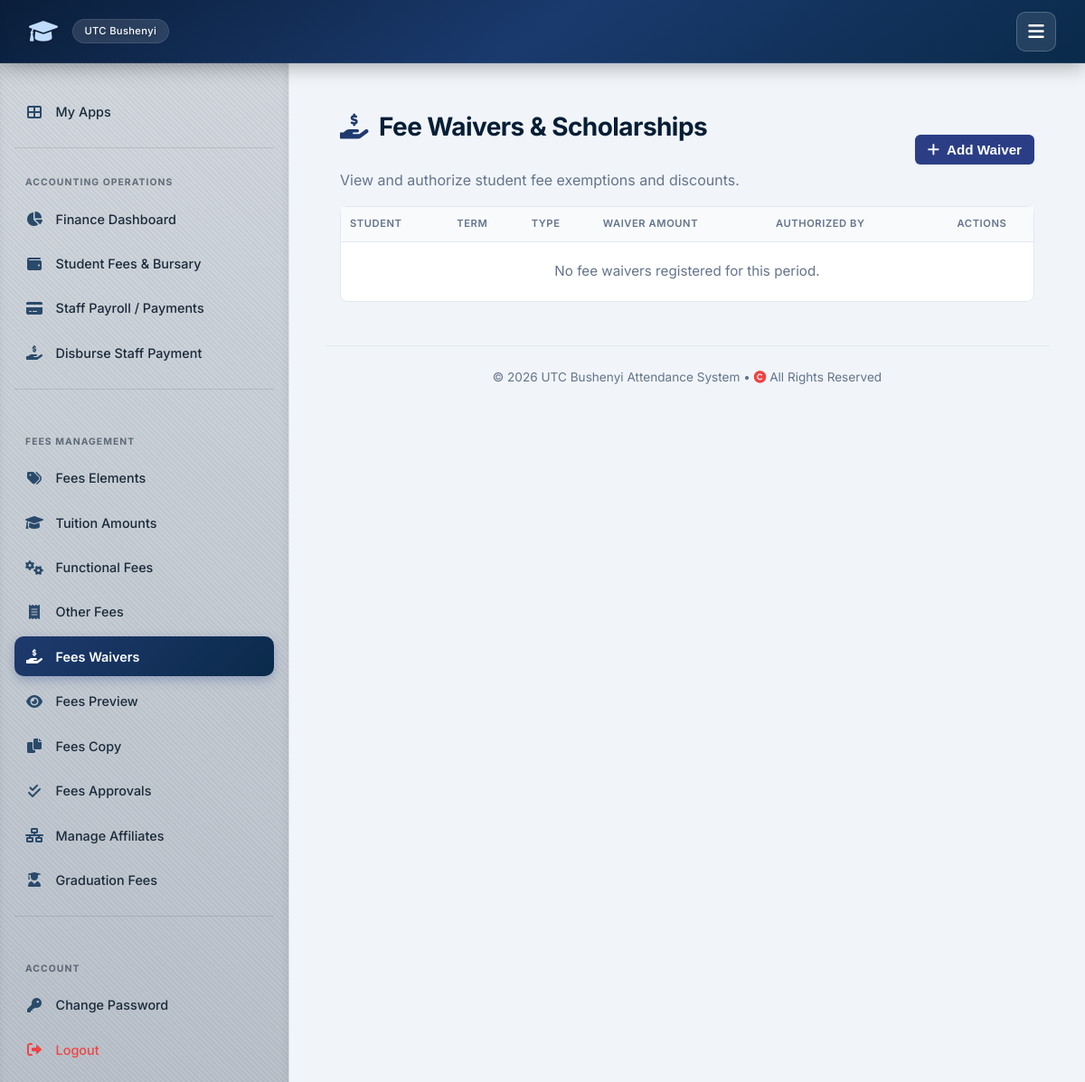
/fees/waivers/ (signed in), run on an earlier commit of the app's database.
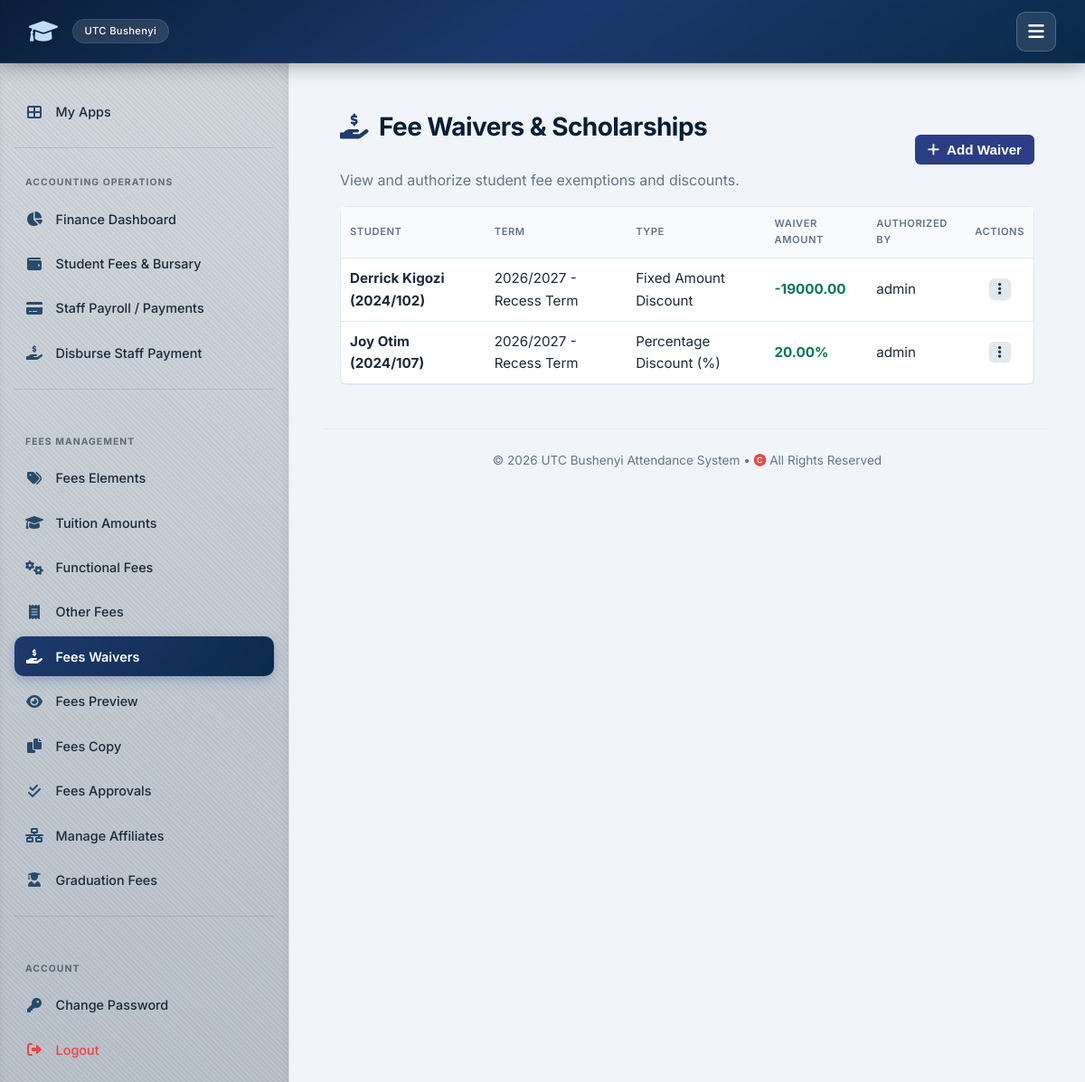
And on a later commit of the database.
### attendance/models.py (models this page shows, shortened)
class FeeWaiver(models.Model):
    WAIVER_TYPES = [
        ('PERCENTAGE', 'Percentage Discount (%)'),
        ('FIXED', 'Fixed Amount Discount'),
    ]
    student = models.ForeignKey(StudentProfile, on_delete=models.CASCADE, related_name='waivers')
    term = models.ForeignKey(AcademicTerm, on_delete=models.CASCADE, related_name='waivers')
    waiver_type = models.CharField(max_length=20, choices=WAIVER_TYPES, default='PERCENTAGE')
    value = models.DecimalField(max_digits=10, decimal_places=2, help_text="Discount percentage or exact amount")
    reason = models.TextField()
    approved_by = models.ForeignKey(User, on_delete=models.SET_NULL, null=True, limit_choices_to={'role__in': ['ADMIN', 'ACCOUNTANT']})
    date_granted = models.DateTimeField(auto_now_add=True)

class StudentProfile(models.Model):
    reg_number = models.CharField(max_length=50, primary_key=True)
    user = models.OneToOneField(User, on_delete=models.CASCADE, related_name='student_profile')
    name = models.CharField(max_length=255)
    course = models.ForeignKey(Course, on_delete=models.CASCADE, related_name='students')
    stream = models.ForeignKey(Stream, on_delete=models.CASCADE, related_name='students')

class AcademicTerm(models.Model):
    TERM_CHOICES = [
        ('TERM_1', 'Term 1'),
        ('TERM_2', 'Term 2'),
        ('TERM_3', 'Term 3'),
        ('RECESS', 'Recess Term'),
    ]
    academic_year = models.CharField(max_length=9, help_text="E.g., 2025/2026")
    term = models.CharField(max_length=10, choices=TERM_CHOICES)
    start_date = models.DateField()
    end_date = models.DateField()
    is_current = models.BooleanField(default=False)
    class Meta:
        unique_together = ('academic_year', 'term')
        verbose_name = "Academic Term"

class User(AbstractUser):
    IS_ADMIN = 'ADMIN'
    IS_TEACHER = 'TEACHER'
    IS_STUDENT = 'STUDENT'
    IS_WARDEN = 'WARDEN'
    IS_LIBRARIAN = 'LIBRARIAN'
    IS_ACCOUNTANT = 'ACCOUNTANT'
    IS_REGISTRAR = 'REGISTRAR'
    IS_PARENT = 'PARENT'
    ROLE_CHOICES = [
        (IS_ADMIN, 'Admin'),
        (IS_TEACHER, 'Teacher/Lecturer'),
        (IS_STUDENT, 'Student'),
        (IS_WARDEN, 'Warden'),
        (IS_LIBRARIAN, 'Librarian'),
        (IS_ACCOUNTANT, 'Accountant'),
        (IS_REGISTRAR, 'Academic Registrar'),
        (IS_PARENT, 'Parent'),
    ]
    role = models.CharField(max_length=15, choices=ROLE_CHOICES, default=IS_STUDENT)

### attendance/views_admin.py (the view, shortened to what this page needs)
# urls.py: path('fees/waivers/', views_admin.fees_waivers, name='fees_waivers'),
@login_required
def fees_waivers(request):
    waivers = FeeWaiver.objects.select_related('student', 'term', 'approved_by').all()
    students = StudentProfile.objects.all()
    terms = AcademicTerm.objects.all()
    return render(request, 'attendance/fees_waivers.html', {
        'waivers': waivers,
        'students': students,
        'terms': terms,
        'active_tab': 'waivers'
    })

### templates/attendance/fees_waivers.html (shortened to what this page needs)
{% extends 'attendance/base.html' %}
{% block content %}
{% block sidebar %}
{% include "attendance/sidebar.html" %}
{% endblock %}
<div style="display: flex; gap: 1.5rem;">
    <div style="flex: 1; padding: 1rem;">
        <div style="display: flex; justify-content: space-between; align-items: center;">
            <div>
                <h2><i class="fas fa-hand-holding-usd"></i> Fee Waivers & Scholarships</h2>
                <p style="color: var(--text-muted, #64748b);">View and authorize student fee exemptions and discounts.</p>
            </div>
            <button class="btn btn-primary" onclick="openModal('addWaiverModal')">
                <i class="fas fa-plus"></i> Add Waiver
            </button>
        </div>
        <div style="background: #ffffff; border: 1px solid var(--border, #e2e8f0); border-radius: 8px; overflow: visible; margin-top: 1rem;">
            <table style="width: 100%; border-collapse: collapse;">
                <thead>
                    <tr style="background: #2b3e85; color: white; text-align: left;">
                        <th style="padding: 10px;">Student</th>
                        <th style="padding: 10px;">Term</th>
                        <th style="padding: 10px;">Type</th>
                        <th style="padding: 10px;">Waiver Amount</th>
                        <th style="padding: 10px;">Authorized By</th>
                        <th style="padding: 10px; text-align: center;">Actions</th>
                    </tr>
                </thead>
                <tbody>
                    {% for w in waivers %}
                    <tr style="border-bottom: 1px solid #e2e8f0;">
                        <td style="padding: 10px; font-weight: bold;">{{ w.student.name }} ({{ w.student.reg_number }})</td>
                        <td style="padding: 10px;">{{ w.term.academic_year }} - {{ w.term.get_term_display }}</td>
                        <td style="padding: 10px;">{{ w.get_waiver_type_display }}</td>
                        <td style="padding: 10px; color: #047857; font-weight: bold;">
                            {% if w.waiver_type == 'PERCENTAGE' %}{{ w.value }}%{% else %}-{{ w.value }}{% endif %}
                        </td>
                        <td style="padding: 10px;">{{ w.approved_by.username|default:"System Admin" }}</td>
                        <td style="padding: 10px; text-align: center;">
                            <div class="dropdown">
                                <button type="button" class="btn btn-secondary" style="padding: 4px 10px;" onclick="toggleDropdown(event, 'dropdown-{{ w.id }}')">
                                    <i class="fas fa-ellipsis-v"></i>
                                </button>
                            </div>
                        </td>
                    </tr>
                    {% empty %}
                    <tr>
                        <td colspan="6" style="padding: 20px; text-align: center; color: #64748b;">No fee waivers registered for this period.</td>
                    </tr>
                    {% endfor %}
                </tbody>
            </table>
        </div>
    </div>
</div>
{% endblock %}

What changed in the data, as far as the page shows it:
added FeeWaiver: student.name "Derrick Kigozi", student.reg_number "2024/102", term.academic_year "2026/2027", term.term "Recess Term", waiver_type "Fixed Amount Discount", value "19000.00", approved_by.username "admin"
added FeeWaiver: student.name "Joy Otim", student.reg_number "2024/107", term.academic_year "2026/2027", term.term "Recess Term", waiver_type "Percentage Discount (%)", value "20.00", approved_by.username "admin"
Also different on the page:
text no longer shown: "No fee waivers registered for this period."
